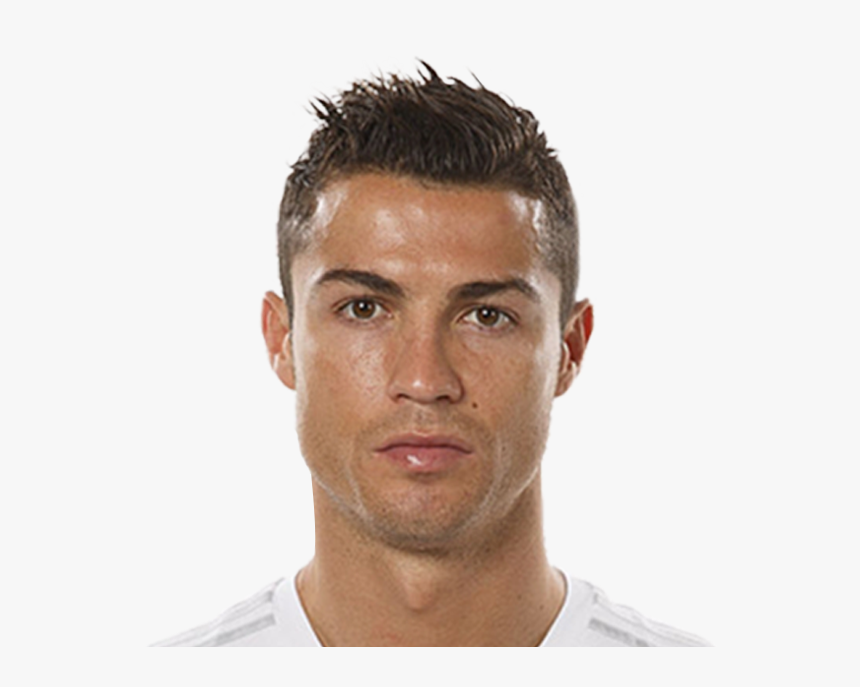
#> input picture Week 3 (Final Exam)/ronaldo.png, 860 x 687 px
$ python Ex2_1.py
#> lines starting #> are read from the running program, lines starting #| are printed output that depends on the picture; pictures that were not available may be replaced by others from this repository, and a replacement may not be noted
import cv2
import numpy as np

# Load the image of Ronaldo's face
face_img = cv2.imread('ronaldo.png')
#> face_img is the input picture: shape (687, 860, 3); mean B, G, R 207, 212.5, 222.1

# Load the video
video_path = 'ronaldo_video.mp4'
cap = cv2.VideoCapture(video_path)

# Get the original video width and height
original_width = int(cap.get(cv2.CAP_PROP_FRAME_WIDTH))
original_height = int(cap.get(cv2.CAP_PROP_FRAME_HEIGHT))

# Calculate the new width and height for resizing (half the original size)
new_width = original_width // 2
new_height = original_height // 2

# Initiate ORB detector
orb = cv2.ORB_create()

# Find the keypoints and descriptors of Ronaldo's face
face_keypoints, face_descriptors = orb.detectAndCompute(face_img, None)
#> face_keypoints = 500 keypoints; strongest (x, y, size): (361, 305, 31), (428, 76, 44.6), (428, 78, 37.2), (426, 82, 44.6)

# Convert descriptors to float32
face_descriptors = face_descriptors.astype(np.float32)

# FLANN parameters
FLANN_INDEX_KDTREE = 1
index_params = dict(algorithm=FLANN_INDEX_KDTREE, trees=5)
search_params = dict(checks=50)  # or pass empty dictionary
flann = cv2.FlannBasedMatcher(index_params, search_params)

# Process each frame of the video
while True:
    ret, frame = cap.read()
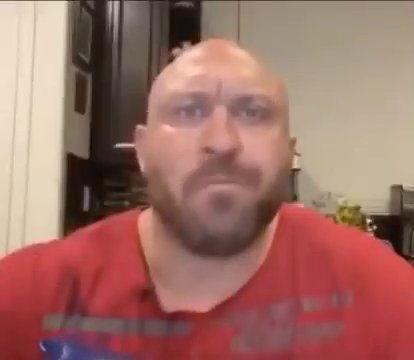
#> input picture frame 39 of Week 1/video.mp4, 414 x 360 px, given in place of ronaldo_video.mp4, which was not available
#> frame is the input picture: shape (360, 414, 3); mean B, G, R 101.4, 110.6, 158.2
    if not ret:
        break

    # Resize the frame to half its original size
    resized_frame = cv2.resize(frame, (new_width, new_height))

    # Convert the resized frame to grayscale
    gray_frame = cv2.cvtColor(resized_frame, cv2.COLOR_BGR2GRAY)
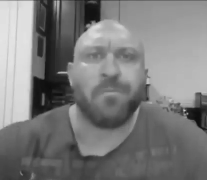
#> gray_frame: shape (180, 207); min 12, max 230, mean 123.8

    # Find the keypoints and descriptors of the frame
    frame_keypoints, frame_descriptors = orb.detectAndCompute(gray_frame, None)
#> frame_keypoints = 169 keypoints; strongest (x, y, size): (147, 83, 31), (148, 85, 31), (66, 75, 31), (66, 76, 44.6)

    # Convert descriptors to float32
    frame_descriptors = frame_descriptors.astype(np.float32)

    # Match descriptors of Ronaldo's face with frame descriptors
    matches = flann.knnMatch(face_descriptors, frame_descriptors, k=2)
#> matches = 500 matches

    # Apply ratio test as per Lowe's paper
    good_matches = []
    for m, n in matches:
        if m.distance < 0.9 * n.distance:
            good_matches.append(m)
#> after the loop, good_matches = 89 matches

    # Draw matches on the frame
    matched_frame = cv2.drawMatches(face_img, face_keypoints, resized_frame, frame_keypoints,
                                    good_matches, None, flags=cv2.DrawMatchesFlags_NOT_DRAW_SINGLE_POINTS)
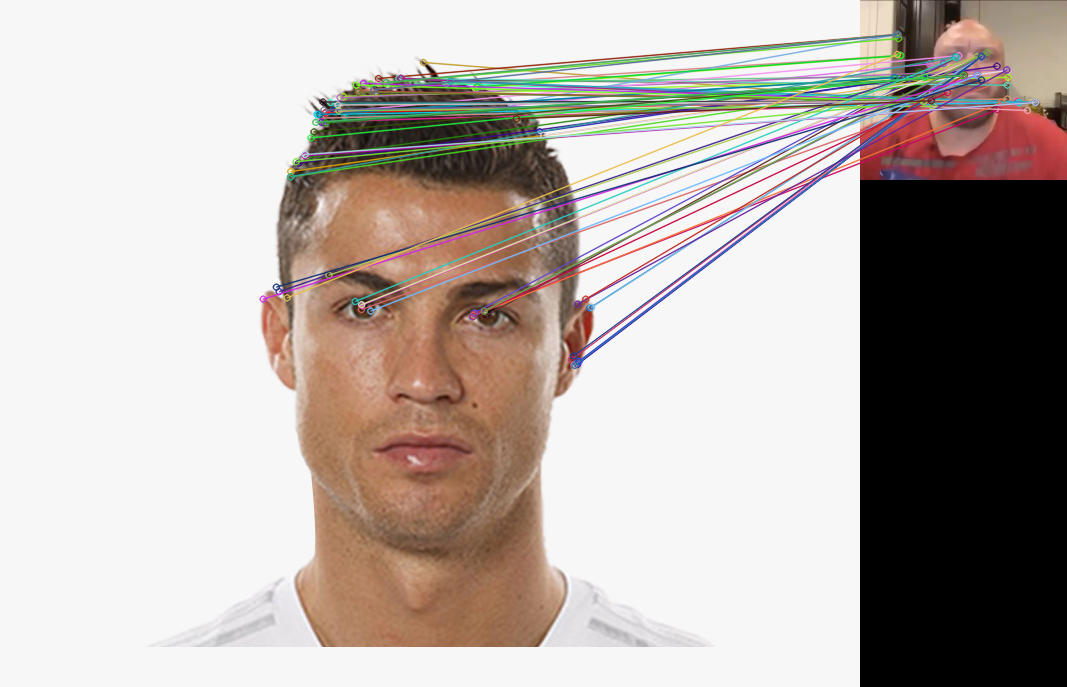
#> matched_frame: shape (687, 1067, 3); mean B, G, R 169, 174, 182.9

    # Display the frame with matches
    cv2.imshow('Matches', matched_frame)
    if cv2.waitKey(1) & 0xFF == ord('q'):
#> (key q is pressed here)
        break

# Release the video capture and close all windows
cap.release()
cv2.destroyAllWindows()
